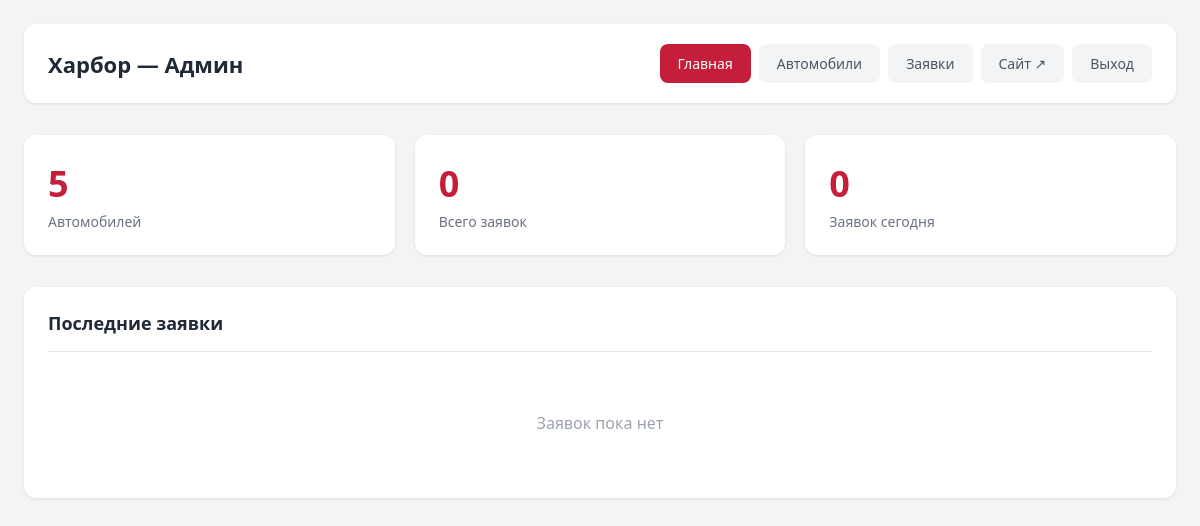
The page /admin/index.php (signed in) on the database as committed earlier.
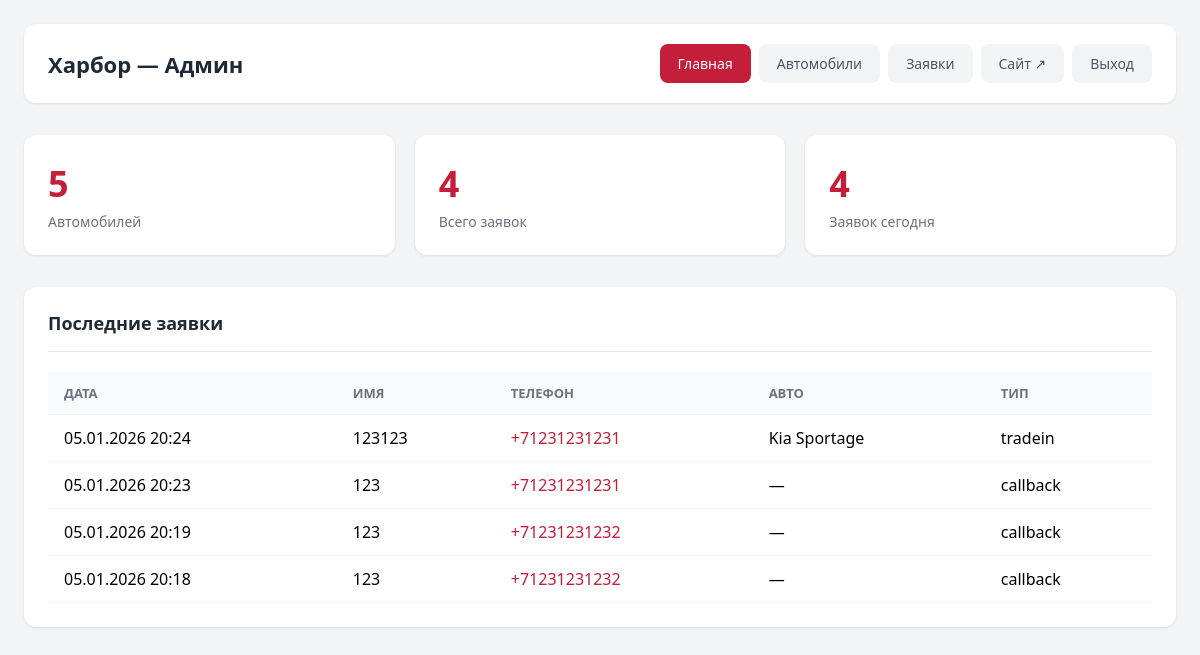
The same page on the database as committed later.
### tables this page shows
CREATE TABLE leads (
                id INTEGER PRIMARY KEY AUTOINCREMENT,
                name TEXT NOT NULL,
                phone TEXT NOT NULL,
                car TEXT,
                message TEXT,
                type TEXT DEFAULT 'callback',
                created_at DATETIME DEFAULT CURRENT_TIMESTAMP
            );

### src/config/functions.php (called while the page is built, shortened)
<?php
function getDB(): PDO {
    static $pdo = null;
    if ($pdo === null) {
        $pdo = new PDO('sqlite:' . DB_PATH);
        $pdo->setAttribute(PDO::ATTR_ERRMODE, PDO::ERRMODE_EXCEPTION);
        $pdo->setAttribute(PDO::ATTR_DEFAULT_FETCH_MODE, PDO::FETCH_ASSOC);
    }
    return $pdo;
}
function getCars(): array {
    $pdo = getDB();
    $cars = [];
    $stmt = $pdo->query("SELECT * FROM cars ORDER BY is_new DESC, price_from ASC");
    foreach ($stmt->fetchAll() as $row) {
        $id = $row['id'];
        $cars[$id] = [
            'brand' => $row['brand'],
            'model' => $row['model'],
            'price_from' => (int)$row['price_from'],
            'engine' => $row['engine'],
            'transmission' => $row['transmission'],
            'banner' => $row['banner'],
            'is_new' => (bool)$row['is_new'],
            'colors' => getCarColors($id),
            'trims' => getCarTrims($id),
            'specs' => getCarSpecs($id),
            'gallery' => getCarGallery($id)
        ];
    }
    return $cars;
}
function getCarColors(string $carId): array {
    $stmt = getDB()->prepare("SELECT name, hex, image FROM car_colors WHERE car_id = ? ORDER BY
        CASE WHEN hex LIKE '#f%' OR hex LIKE '#e%' OR hex LIKE '#d%' THEN 0 ELSE 1 END,
        sort_order");
    $stmt->execute([$carId]);
    return $stmt->fetchAll();
}
function getCarTrims(string $carId): array {
    $stmt = getDB()->prepare("SELECT name, price, features FROM car_trims WHERE car_id = ? ORDER BY sort_order");
    $stmt->execute([$carId]);
    $trims = [];
    foreach ($stmt->fetchAll() as $row) {
        $trims[] = [
            'name' => $row['name'],
            'price' => (int)$row['price'],
            'features' => $row['features'] ? json_decode($row['features'], true) : []
        ];
    }
    return $trims;
}
function getCarSpecs(string $carId): array {
    $stmt = getDB()->prepare("SELECT label, value FROM car_specs WHERE car_id = ?");
    $stmt->execute([$carId]);
    $specs = [];
    foreach ($stmt->fetchAll() as $row) {
        $specs[$row['label']] = $row['value'];
    }
    return $specs;
}
function getCarGallery(string $carId): array {
    $stmt = getDB()->prepare("SELECT image FROM car_gallery WHERE car_id = ? ORDER BY sort_order");
    $stmt->execute([$carId]);
    return array_column($stmt->fetchAll(), 'image');
}
function getLeads(?string $type = null): array {
    $pdo = getDB();
    if ($type) {
        $stmt = $pdo->prepare("SELECT * FROM leads WHERE type = ? ORDER BY created_at DESC");
        $stmt->execute([$type]);
    } else {
        $stmt = $pdo->query("SELECT * FROM leads ORDER BY created_at DESC");
    }
    return $stmt->fetchAll();
}
function getLeadsCount(): int {
    return (int)getDB()->query("SELECT COUNT(*) FROM leads")->fetchColumn();
}
function getTodayLeadsCount(): int {
    return (int)getDB()->query("SELECT COUNT(*) FROM leads WHERE date(created_at) = date('now')")->fetchColumn();
}
function e(string $str): string {
    return htmlspecialchars($str, ENT_QUOTES, 'UTF-8');
}

### public_html/admin/index.php (the view, shortened to what this page needs)
<?php
require_once __DIR__ . '/../../src/config/functions.php';
?>
<?php exit; endif;
$cars = getCars();
$leads = getLeads();
?>
<!DOCTYPE html>
<html lang="ru">
<head>
</head>
<body>
    <div class="admin">
        <div class="header">
            <h1><?= SITE_NAME ?> — Админ</h1>
            <nav class="nav">
                <a href="/admin/" class="active">Главная</a>
                <a href="/admin/cars.php">Автомобили</a>
                <a href="/admin/leads.php">Заявки</a>
                <a href="/" target="_blank">Сайт ↗</a>
                <a href="?logout">Выход</a>
            </nav>
        </div>
        <div class="stats">
            <div class="stat">
                <div class="stat-value"><?= count($cars) ?></div>
                <div class="stat-label">Автомобилей</div>
            </div>
            <div class="stat">
                <div class="stat-value"><?= getLeadsCount() ?></div>
                <div class="stat-label">Всего заявок</div>
            </div>
            <div class="stat">
                <div class="stat-value"><?= getTodayLeadsCount() ?></div>
                <div class="stat-label">Заявок сегодня</div>
            </div>
        </div>
        <div class="card">
            <h2>Последние заявки</h2>
            <?php if (empty($leads)): ?>
                <div class="empty">Заявок пока нет</div>
            <?php else: ?>
            <table>
                <thead><tr><th>Дата</th><th>Имя</th><th>Телефон</th><th>Авто</th><th>Тип</th></tr></thead>
                <tbody>
                    <?php foreach (array_slice($leads, 0, 10) as $l): ?>
                    <tr>
                        <td><?= date('d.m.Y H:i', strtotime($l['created_at'])) ?></td>
                        <td><?= e($l['name']) ?></td>
                        <td><a href="tel:<?= e($l['phone']) ?>"><?= e($l['phone']) ?></a></td>
                        <td><?= e($l['car'] ?: '—') ?></td>
                        <td><?= e($l['type']) ?></td>
                    </tr>
                    <?php endforeach; ?>
                </tbody>
            </table>
            <?php endif; ?>
        </div>
    </div>
</body>
</html>

### public_html/admin/index.php (style rules this page uses)
* { box-sizing: border-box; margin: 0; padding: 0; }
body { font-family: system-ui, sans-serif; background: #f3f4f6; min-height: 100vh; }
a { color: inherit; text-decoration: none; }
.admin { max-width: 1400px; margin: 0 auto; padding: 24px; }
.header { display: flex; justify-content: space-between; align-items: center; margin-bottom: 32px; padding: 20px 24px; background: #fff; border-radius: 12px; box-shadow: 0 1px 3px rgba(0,0,0,.1); flex-wrap: wrap; gap: 16px; }
.header h1 { font-size: 22px; color: #1f2937; }
.nav { display: flex; gap: 8px; flex-wrap: wrap; }
.nav a { padding: 10px 18px; background: #f3f4f6; border-radius: 8px; font-size: 14px; font-weight: 500; color: #4b5563; transition: all .2s; }
.nav a.active { background: #c41e3a; color: #fff; }
.stats { display: grid; grid-template-columns: repeat(auto-fit, minmax(200px, 1fr)); gap: 20px; margin-bottom: 32px; }
.stat { background: #fff; padding: 24px; border-radius: 12px; box-shadow: 0 1px 3px rgba(0,0,0,.1); }
.stat-value { font-size: 36px; font-weight: 700; color: #c41e3a; }
.stat-label { font-size: 14px; color: #6b7280; margin-top: 4px; }
.card { background: #fff; border-radius: 12px; box-shadow: 0 1px 3px rgba(0,0,0,.1); padding: 24px; margin-bottom: 24px; }
.card h2 { font-size: 18px; color: #1f2937; margin-bottom: 20px; padding-bottom: 16px; border-bottom: 1px solid #e5e7eb; }
table { width: 100%; border-collapse: collapse; }
th, td { padding: 12px 16px; text-align: left; border-bottom: 1px solid #f3f4f6; }
th { background: #f9fafb; font-size: 13px; font-weight: 600; color: #6b7280; text-transform: uppercase; }
td a { color: #c41e3a; }
.empty { text-align: center; padding: 40px; color: #9ca3af; }

Rows that differ between the two databases and show on the page:
added leads: created_at "05.01.2026 20:24", name "123123", phone "+71231231231", car "Kia Sportage", type "tradein"
added leads: created_at "05.01.2026 20:23", name "123", phone "+71231231231", car "—", type "callback"
added leads: created_at "05.01.2026 20:19", name "123", phone "+71231231232", car "—", type "callback"
added leads: created_at "05.01.2026 20:18", name "123", phone "+71231231232", car "—", type "callback"
Other text that changed with them:
getLeadsCount(): "0" → "4"
getTodayLeadsCount(): "0" → "4"
text no longer shown: "Заявок пока нет"
text now shown: "ДАТА ИМЯ ТЕЛЕФОН АВТО ТИП"
